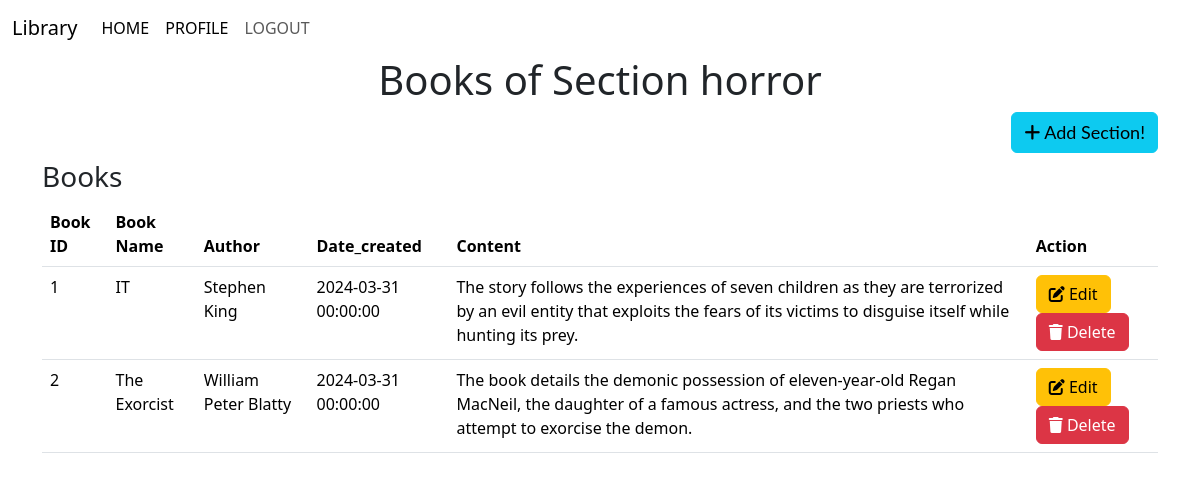
The page /section/1 (signed in) on the database its author committed.
### models.py (models this page shows)
class Section(db.Model):
    id=db.Column(db.Integer, primary_key=True)
    title=db.Column(db.String(32), nullable=False , unique=True)
    date_created=db.Column(db.DateTime, nullable=False)
    description=db.Column(db.String(256), nullable=True)
    books=db.relationship('Book',backref='section',lazy=True , cascade="all, delete-orphan")

class Book(db.Model):
    id=db.Column(db.Integer, primary_key=True)
    title=db.Column(db.String(32), nullable=False)
    author=db.Column(db.String(32), nullable=False)
    content=db.Column(db.String(256), nullable=False)
    date_created=db.Column(db.DateTime, nullable=False)
    section_id=db.Column(db.Integer, db.ForeignKey('section.id'), nullable=False)

### routes.py (the view)
@app.route('/section/<int:section_id>')
@librarian_required
def view_section(section_id):
    sections=Section.query.get(section_id)
    if not sections:
        flash('Section not found')
        return redirect(url_for('librarian'))
    books=Book.query.filter_by(section_id=section_id).all()
    return render_template('sections/view_section.html',section=sections,books=books)

### routes.py (called while the page is built)
def librarian_required(func):
    @wraps(func)
    def inner(*args, **kwargs):
        if 'userid' in session:
            user=User.query.get(session['userid'])
            if user.is_librarian:
                return func(*args, **kwargs)
            else:
                flash('You are not authorized to access this page')
                return redirect(url_for('index'))
        else:
            flash('Please login to continue')
            return redirect(url_for('login'))
    return inner

### templates/sections/view_section.html (shortened to what this page needs)
{% extends 'layout.html' %}
{% block content %}
    <div class="centered">
        <h1>Books of Section {{ section.title }}</h1>
    </div>
    <a href="{{ url_for('add_section') }}">
        <button type="button" id="add-btn" class="btn btn-info">
            <i class="fas fa-plus"></i> Add Section!
        </button>
    </a>
    <br><br>
    <h3>Books</h3>
    <table class="table">
        <thead>
            <tr>
                <th>Book ID</th>
                <th>Book Name</th>
                <th>Author</th>
                <th>Date_created</th>
                <th>Content</th>
                <th>Action</th>
            </tr>
        </thead>
        <tbody>
            {% for book in section.books %}
            <tr>
                <td>{{ book.id }}</td>
                <td>{{ book.title }}</td>
                <td>{{ book.author }}</td>
                <td>{{ book.date_created }}</td>
                <td>{{ book.content }}</td>
                <td>
                    <a href="{{ url_for('edit_book', book_id=book.id) }}">
                        <button type="button" class="btn btn-warning">
                            <i class="fas fa-edit"></i> Edit
                        </button>
                    </a>
                    <a href="{{ url_for('delete_book', book_id=book.id) }}">
                        <button type="button" class="btn btn-danger">
                            <i class="fas fa-trash"></i> Delete
                        </button>
                    </a>
                </td>
            </tr>
            {% endfor %}
        </tbody>
    </table>
{% endblock %}

### templates/sections/view_section.html (style rules this page uses)
#add-btn { float: right; font: 400 18px/1.5 'Lato'; }
.centered { text-align: center; }

### rows shown on the page
Section: title "horror"
Book: id "1", title "IT", author "Stephen King", date_created "2024-03-31 00:00:00", content "The story follows the experiences of seven children as they are terrorized by an evil entity that exploits the fears of its victims to disguise itself while hunting its prey."
Book: id "2", title "The Exorcist", author "William Peter Blatty", date_created "2024-03-31 00:00:00", content "The book details the demonic possession of eleven-year-old Regan MacNeil, the daughter of a famous actress, and the two priests who attempt to exorcise the demon."
